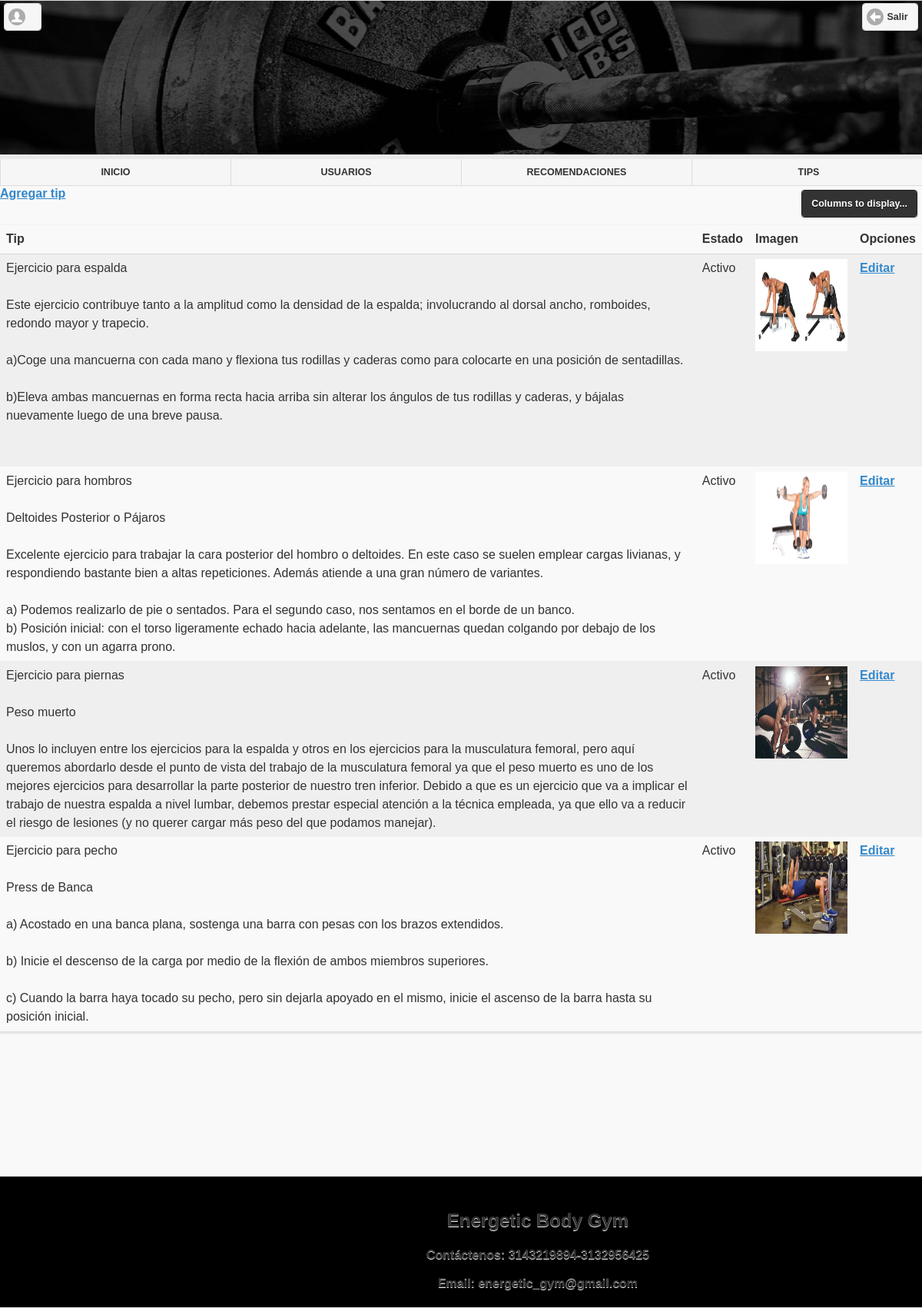
The app's page /index.php/admin/tips with its own data.
### tables this page shows
CREATE TABLE `tips` (
  `id` int(11) NOT NULL,
  `nombre` text NOT NULL,
  `foto` varchar(300) NOT NULL,
  `estado` varchar(1) NOT NULL,
  `fechacreo` timestamp NOT NULL DEFAULT CURRENT_TIMESTAMP ON UPDATE CURRENT_TIMESTAMP,
  `fechamodifico` timestamp NOT NULL DEFAULT '0000-00-00 00:00:00',
  `personacreo` int(11) NOT NULL,
  `personamodifico` int(11) NOT NULL
);

### application/controllers/admin.php (called while the page is built, shortened)
<?php
class Admin extends CI_Controller {
  function __construct(){
    $this->load->model('model_admin');
    $this ->load->helper ( array ( 'form' ,  'url' ));
  }
  public function tips(){
    $data['tips']= $this->model_admin->tips();
    $this->load->view('view_librerias');
    $this->load->view('view_admin_tips',$data);
  }
}

### index.php (called while the page is built, shortened)
<?php
require_once BASEPATH.'core/CodeIgniter.php';

### application/models/model_admin.php (called while the page is built, shortened)
<?php
class Model_admin extends CI_Model {
  function tips(){
    $query = $this->db->select('*')
                      ->from('tips')
                      ->get();
    return $query;
  }
}

### application/views/view_admin_tips.php (the view, shortened to what this page needs)
<!DOCTYPE html>
<html lang="es" dir="ltr">
  <body>
    <div data-role="page" id="pagina_uno">
      <div data-role="header">
            <a href="#"  data-icon="user" title="Mi Perfil"><?= $this->session->userdata('nombres_usuario'); ?>&nbsp;<?= $this->session->userdata('apellidos_usuario'); ?></a>
            <img src="<?php echo base_url(); ?>images/nombre.jpg" alt="" style="width:1525px; height:200px;">
            <a href="<?= base_url(); ?>index.php/login/logout"  data-icon="arrow-l" data-ajax="false">Salir</a>
            <nav data-role="navbar">
                <ul>
                    <li> <a href="<?php echo base_url(); ?>index.php/welcome/inicio" data-ajax="false">INICIO</a></li>
                    <li> <a href="#" data-ajax="false">USUARIOS</a></li>
                    <li> <a href="<?= base_url(); ?>index.php/admin/recomendaciones" data-ajax="false">RECOMENDACIONES</a></li>
                    <li> <a href="#" data-ajax="false">TIPS</a></li>
                </ul>
            </nav>
        </div>
        <a href="<?= base_url(); ?>index.php/admin/form_tip"  data-icon="comment" data-ajax="false">Agregar tip</a>
        <table data-role="table" id="table-custom-2" data-mode="columntoggle" class="ui-body-d ui-shadow table-stripe ui-responsive" data-column-btn-theme="b" data-column-btn-text="Columns to display..." data-column-popup-theme="a">          <thead>
          <tr class="ui-bar-d">
            <th>Tip</th>
            <th data-priority="3">Estado</th>
            <th data-priority="1">Imagen</th>
            <th data-priority="5">Opciones</th>
          </tr>
          </thead>
          <tbody>
          <?php
            foreach ($tips->result() as $row){
           ?>
            <tr>
              <td><?= nl2br($row->nombre);  ?></td>
              <td>
                <?php $estado=$row->estado;
                  if($estado==1){
                    echo "Activo";
                  }
                  else{
                    echo "Inactivo";
                  }
                ?>
              </td>
              <td><img src="<?= base_url(); ?><?= $row->foto;?>" style="height:120px; width:120px; background-color:#67EC69;" alt=""></td>
              <td><a href="<?= base_url(); ?>index.php/admin/editar_tip/<?= $row->id; ?>" data-icon="home" data-ajax="false">Editar</a></td>
            </tr>
          <?php
            }
          ?>
          </tbody>
	       </table>
      <br><br><br><br><br><br><br><br><br>
      <div data-role="footer">
        <div class="footer" style="width:1400px; height:170px; background-color:black;">
            <br>
          <center><h2>Energetic Body Gym</h2>
          <p>Contáctenos: 3143219894-3132956425</p>
          <p>Email: energetic_gym@gmail.com</p></center>
        </div>
      </div>
    </div>
  </body>
</html>

### records on screen
tips: nombre "Ejercicio para espalda Este ejercicio contribuye tanto a la amplitud como la densidad de la espalda; involucrando al dorsal ancho, romboides, redondo mayor y trapecio. a)Coge una mancuerna con cada mano y flexiona tus rodillas y caderas como para colocarte en una posición de sentadillas. b)Eleva ambas mancuernas en forma recta hacia arriba sin alterar los ángulos de tus rodillas y caderas, y bájalas nuevamente luego de una breve pausa.", estado "Activo", foto (picture)
tips: nombre "Ejercicio para hombros Deltoides Posterior o Pájaros Excelente ejercicio para trabajar la cara posterior del hombro o deltoides. En este caso se suelen emplear cargas livianas, y respondiendo bastante bien a altas repeticiones. Además atiende a una gran número de variantes. a) Podemos realizarlo de pie o sentados. Para el segundo caso, nos sentamos en el borde de un banco. b) Posición inicial: con el torso ligeramente echado hacia adelante, las mancuernas quedan colgando por debajo de los muslos, y con un agarra prono.", estado "Activo", foto (picture)
tips: nombre "Ejercicio para piernas Peso muerto Unos lo incluyen entre los ejercicios para la espalda y otros en los ejercicios para la musculatura femoral, pero aquí queremos abordarlo desde el punto de vista del trabajo de la musculatura femoral ya que el peso muerto es uno de los mejores ejercicios para desarrollar la parte posterior de nuestro tren inferior. Debido a que es un ejercicio que va a implicar el trabajo de nuestra espalda a nivel lumbar, debemos prestar especial atención a la técnica empleada, ya que ello va a reducir el riesgo de lesiones (y no querer cargar más peso del que podamos manejar).", estado "Activo", foto (picture)
tips: nombre "Ejercicio para pecho Press de Banca a) Acostado en una banca plana, sostenga una barra con pesas con los brazos extendidos. b) Inicie el descenso de la carga por medio de la flexión de ambos miembros superiores. c) Cuando la barra haya tocado su pecho, pero sin dejarla apoyado en el mismo, inicie el ascenso de la barra hasta su posición inicial.", estado "Activo", foto (picture)
